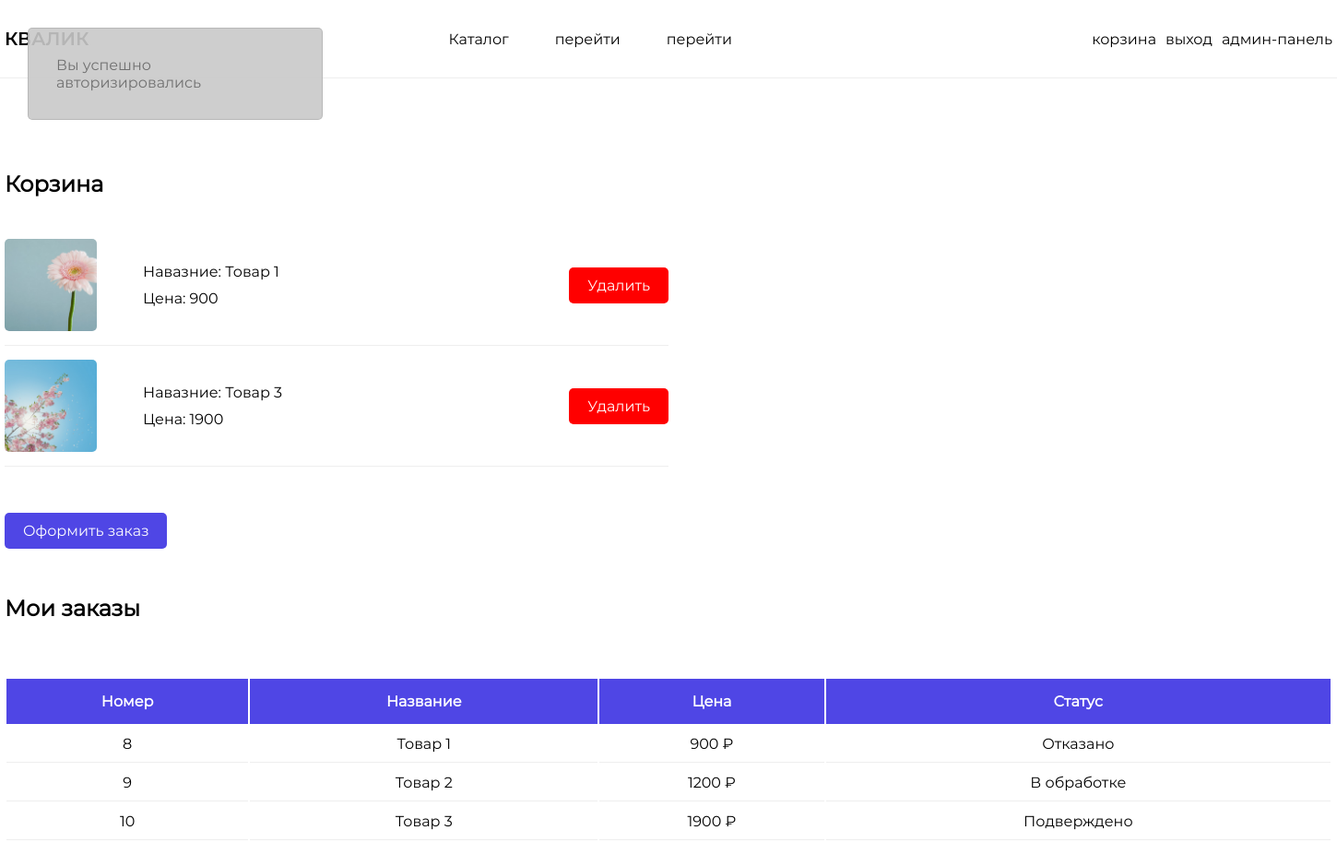
/?page=basket (signed in), run on the app's committed database.
### tables this page shows
CREATE TABLE `basket` (
  `id` int NOT NULL,
  `prduct_id` int NOT NULL,
  `user_id` int NOT NULL
);

CREATE TABLE `products` (
  `id` int NOT NULL,
  `name` varchar(255) NOT NULL,
  `about` text NOT NULL,
  `price` varchar(255) NOT NULL,
  `img_path` text NOT NULL,
  `category_id` int NOT NULL
);

CREATE TABLE `orders` (
  `id` int NOT NULL,
  `product_id` int NOT NULL,
  `user_id` int NOT NULL,
  `status` int NOT NULL DEFAULT '0' COMMENT '0 - В ожидании\r\n1 - Подтверждён \r\n2 - Отклонён'
);

### assets/pages/basket.php (the view, shortened to what this page needs)
<?
$user_id = $_SESSION['AUTH_ID'];
$baskets = $database->query("SELECT *, `basket`.`id` as `basket_id` FROM `basket` JOIN `products` ON `basket`.`prduct_id` = `products`.`id` WHERE `basket`.`user_id` =  $user_id")->fetchAll();
$orders = $database->query("SELECT *, `orders`.`id` as `order_id` FROM `orders` JOIN `products` ON `orders`.`product_id` = `products`.`id` WHERE `user_id` = $user_id")->fetchAll();
?>
<div class="container">
    <div class="basket">
        <h2>Корзина</h2>
        <? if (!empty($baskets)):  ?>
            <div class="basket-container">
                <? foreach ($baskets as $basket): ?>
                    <div class="basket-item">
                        <div class="basket-item-left">
                            <img src="assets/public/<?= $basket['img_path'] ?>" alt="">
                            <div class="basket-item-title">
                                <p>Навазние: <?= $basket['name'] ?></p>
                                <span>Цена: <?= $basket['price'] ?></span>
                            </div>
                        </div>
                        <div class="basket-item-right">
                            <a class="btn-primary" style="background: red;"
                                href="?page=basket&delete_id=<?= $basket['basket_id'] ?>">Удалить</a>
                        </div>
                    </div>
                <? endforeach; ?>
            </div>
            <a class="btn-primary" href="?page=basket&create_order=true">Оформить заказ</a>
        <? else:  ?>
            <p>Корзина пуста</p>
        <? endif;  ?>
    </div>
    <? if (!empty($orders)):  ?>
        <h2 style="margin-top: 60px">Мои заказы</h2>
        <div class="orders">
            <table>
                <thead>
                    <tr>
                        <th>Номер</th>
                        <th>Название</th>
                        <th>Цена</th>
                        <th>Статус</th>
                    </tr>
                </thead>
                <tbody>
                    <? foreach ($orders as $order): ?>
                        <tr>
                            <td><?= $order['order_id'] ?></td>
                            <td><?= $order['name'] ?></td>
                            <td><?= $order['price'] ?> ₽</td>
                            <td>
                                <?
                                if ($order['status'] == 0) {
                                    echo 'В обработке';
                                } elseif ($order['status'] == 1) {
                                    echo 'Подверждено';
                                } elseif ($order['status'] == 2) {
                                    echo 'Отказано';
                                }
                                ?>
                            </td>
                        </tr>
                    <? endforeach; ?>
                </tbody>
            </table>
        </div>
    <? endif; ?>
</div>

### assets/css/style.css (style rules this page uses)
* { margin: 0; padding: 0; list-style: none; box-sizing: border-box; transition: .2s; text-decoration: none; font-family: 'Regular'; }
a { color: #000; cursor: pointer; }
.container { width: 1440px; margin: 0 auto; }
.btn-primary { margin-top: 15px; width: fit-content; padding: 10px 20px; background: #4f46e5; color: #fff; border: 0; border-radius: 5px; cursor: pointer; font-weight: 500; }
.basket-item { display: flex; gap: 30px; align-items: center; border-bottom: 1px solid #eee; padding-top: 15px; padding-bottom: 15px; width: 50%; justify-content: space-between; }
.basket-item-left { display: flex; align-items: center; gap: 50px; }
.basket-item img { width: 100px; height: 100px; object-fit: cover; object-position: center; border-radius: 5px; }
.basket-item-title { display: flex; flex-direction: column; gap: 10px; }
.basket h2 { margin-top: 100px; margin-bottom: 30px; }
.basket-container { margin-bottom: 60px; }
table { margin-top: 60px; width: 100%; margin-bottom: 100px; }
thead tr th { padding: 15px 0px; background: #4f46e5; color: #fff; }
tbody tr td { border-bottom: 1px solid #eee; padding: 10px 0px; text-align: center; }

### data on the page
basket: prduct.img_path (picture), prduct.name "Товар 1", prduct.price "900"
basket: prduct.img_path (picture), prduct.name "Товар 3", prduct.price "1900"
orders: id "8", product.name "Товар 1", product.price "900", status "Отказано"
orders: id "9", product.name "Товар 2", product.price "1200", status "В обработке"
orders: id "10", product.name "Товар 3", product.price "1900", status "Подверждено"

### other printed values
$_SESSION['message'] "Вы успешно авторизировались"
